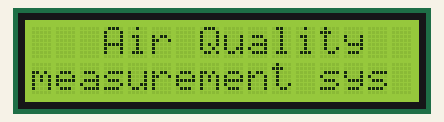
This sketch was run on a simulated Arduino Mega 2560, built with avr-gcc and run on an emulated ATmega2560. On the bench: 16×2 character LCD.

Above: at 0.1 s.
At 1.1 s:
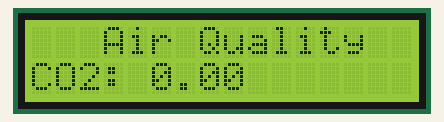
At 2.1 s:
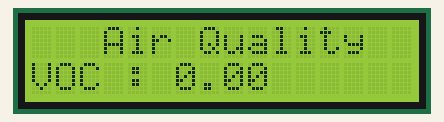
At 3.2 s:
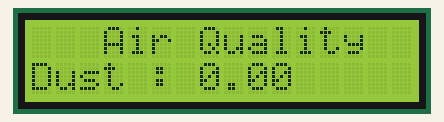

The sketch:

Air_Quality_LCD.ino
```cpp
#include <LiquidCrystal.h>

// initialize the library with the numbers of the interface pins
LiquidCrystal lcd(8,9,4,5,6,7);

const unsigned char cmd_get_sensor[] =
  {
    0x11, 0x02, 0x01, 0x00, 0xEC
  };

char datarx[14]; // define array
int co2,dust25,error; // define diffrent sensors
float voc,humidity,tempurature;
float data[5]={0,0,0,0,0};
int x=0;

void setup()
{
  lcd.begin(16,2);
  lcd.print("   Air Quality");
  lcd.setCursor(0,1);
  lcd.print("measurement sys");
  //Serial.begin(9600);
  Serial1.begin(9600);
  delay(1000);
}

void loop()
{
  for (int i = 0; i < sizeof(cmd_get_sensor); i++)
    {
      Serial1.write(cmd_get_sensor[i]);              //Command to initiate the data reception
    }
    delay(10);
    //Serial.println("Done writing code");
    int l=0;
  if (Serial1.available())
  {
    while (Serial1.available() && l<14)
    {
      datarx[l] = Serial1.read();                //Receiving data
     l++;
    }

    if(datarx[0] == 22 && datarx[1] == 11 && datarx[2] == 1)      //checking first 3 byte
    {
        co2=(datarx[3]*256)+datarx[4];
        voc=(float((datarx[5]*256)+datarx[6])/100.0);
        dust25=(datarx[11]*256)+datarx[12];

        data[0]=co2;
        data[1]=voc;
        data[2]=dust25;

    }

  }
  displaydata();
  delay(1000);
}

/*   Function to Display data on screen    */
void displaydata()
{
    //Serial.print("CO2 : "); //Serial.print(co2); //Serial.println();
    //Serial.print("VOC : "); //Serial.print(voc); //Serial.println();
    //Serial.print("Relative Humidity : "); //Serial.print(humidity); //Serial.println();
    //Serial.print("Tempurature : "); //Serial.print(tempurature); //Serial.println();
    //Serial.print("Dust 2.5 : "); //Serial.print(dust25); //Serial.println();

    lcd.setCursor(0,1);
    lcd.print("                ");
    lcd.setCursor(0,1);

    if(x==0)
    {
     lcd.print("CO2: ");lcd.print(data[x]);
     x++;
    }
    else if(x==1)
    {
     lcd.print("VOC : ");lcd.print(data[x]);
     x++;
    }
     else if(x==2)
    {
     lcd.print("Dust : ");lcd.print(data[x]);
     x++;
    }

   if(x>2)
   x=0;

}
```

Measured:
- by itself, everything shown: repeats every 3.0 s, in 3 steps
- what the display in image 1 shows lasts 1.0 s, from 1.1 s to 2.1 s
